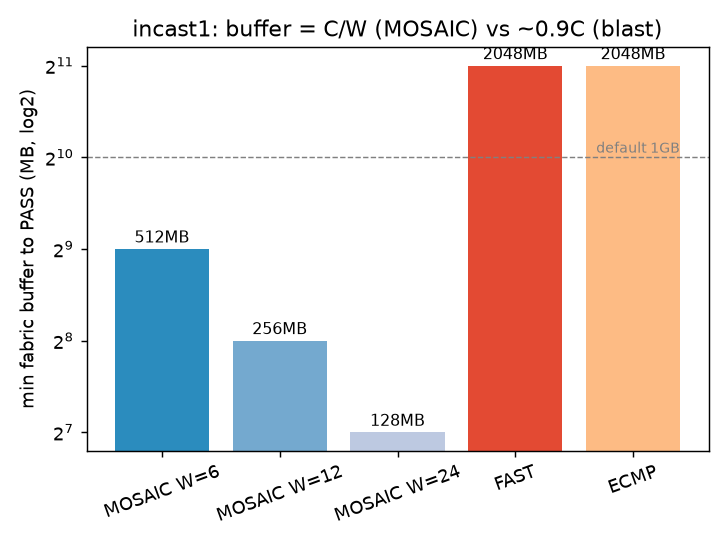

This chart was generated by the following Python code:
#!/usr/bin/env python3
"""37 组图:incast1 的 min-buffer 阈值(wave 定律)。数据从 results.csv 读。"""
import csv
import os

import matplotlib
matplotlib.use("Agg")
import matplotlib.pyplot as plt

HERE = os.path.dirname(os.path.abspath(__file__))
rows = list(csv.DictReader(open(os.path.join(HERE, "results.csv"))))

fig, ax1 = plt.subplots(1, 1, figsize=(5.6, 4.2))

# min buffer to PASS, incast1
bars = [("MOSAIC W=6", 512, "#2b8cbe"), ("MOSAIC W=12", 256, "#74a9cf"),
        ("MOSAIC W=24", 128, "#bdc9e1"), ("FAST", 2048, "#e34a33"),
        ("ECMP", 2048, "#fdbb84")]
names = [b[0] for b in bars]
vals = [b[1] for b in bars]
cols = [b[2] for b in bars]
ax1.bar(names, vals, color=cols)
for i, v in enumerate(vals):
    ax1.text(i, v * 1.05, "%dMB" % v, ha="center", fontsize=9)
ax1.axhline(1024, color="gray", ls="--", lw=0.8)
ax1.text(4.4, 1060, "default 1GB", fontsize=8, color="gray", ha="right")
ax1.set_yscale("log", base=2)
ax1.set_ylabel("min fabric buffer to PASS (MB, log2)")
ax1.set_title("incast1: buffer = C/W (MOSAIC) vs ~0.9C (blast)")
ax1.tick_params(axis="x", rotation=20)

fig.tight_layout()
fig.savefig(os.path.join(HERE, "plot.png"), dpi=130)
print("wrote plot.png")
